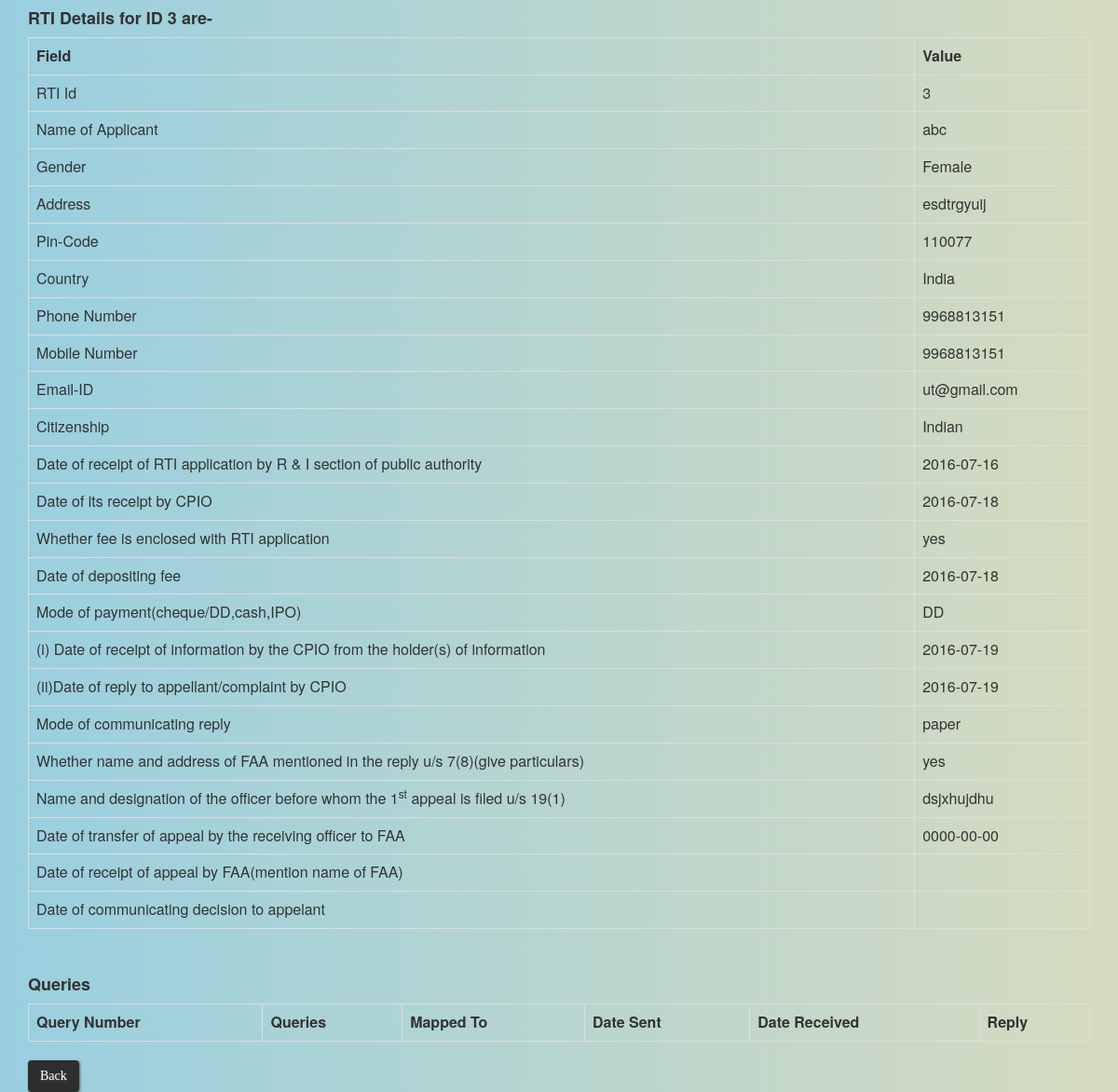
The app's page /compid.php?id=3, older data.
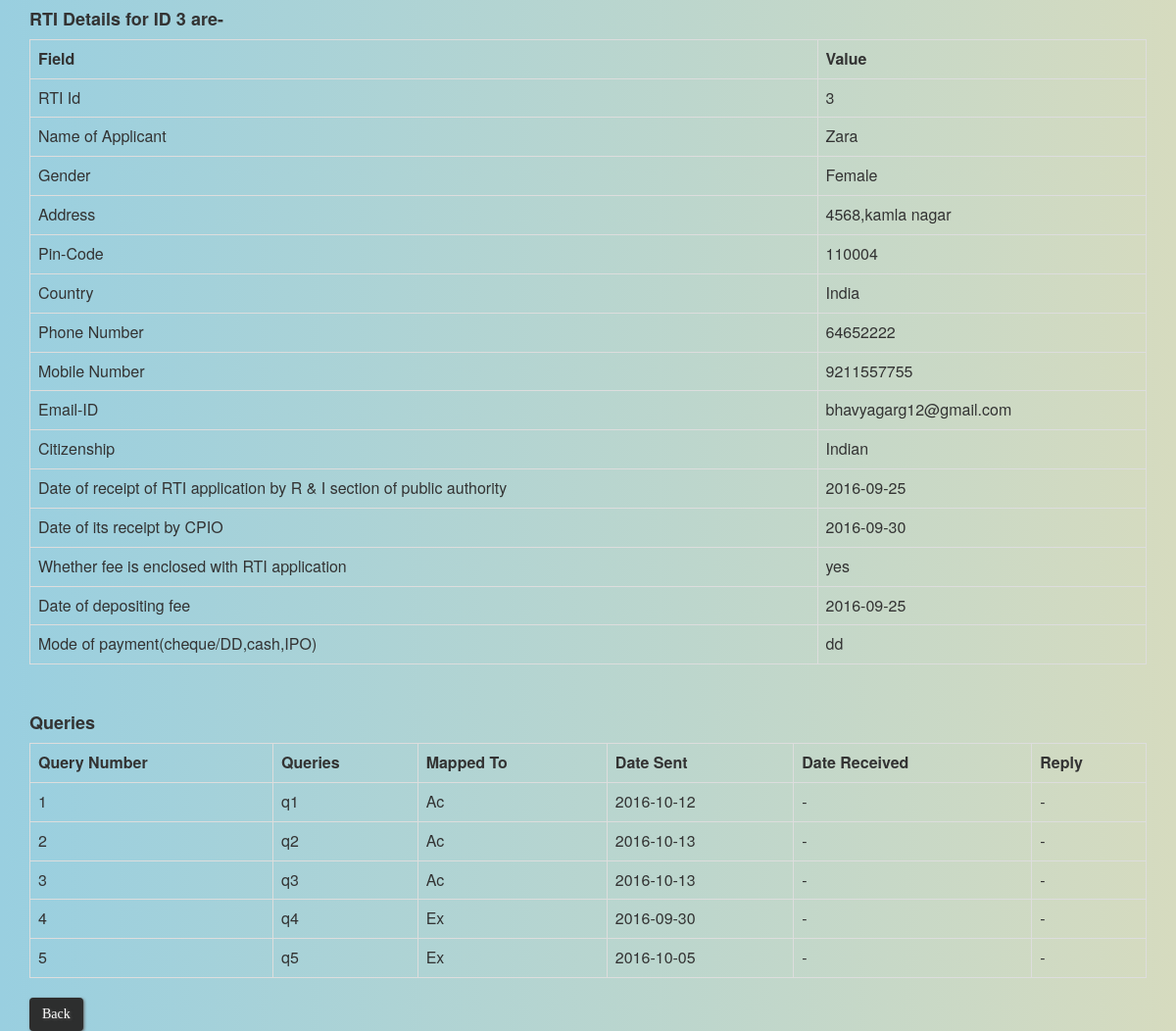
The same page, newer data.
### tables this page shows
CREATE TABLE `add_rti` (
  `id` int(11) NOT NULL,
  `name` varchar(30) NOT NULL,
  `gender` varchar(15) NOT NULL,
  `address` varchar(100) NOT NULL,
  `pin_code` int(11) NOT NULL,
  `state` varchar(20) NOT NULL,
  `country` varchar(10) NOT NULL,
  `phone_no` varchar(15) NOT NULL,
  `mobile` varchar(15) NOT NULL,
  `email` varchar(40) NOT NULL,
  `citizenship` varchar(15) NOT NULL,
  `date_of_receipt` date NOT NULL,
  `date_of_receipt_cio` date NOT NULL,
  `timespan` int(11) NOT NULL,
  `fee_enclosed` varchar(10) NOT NULL,
  `fee_deposit_date` date NOT NULL,
  `pay_mode` varchar(20) NOT NULL,
  `archive` int(11) DEFAULT NULL,
  `closed` int(11) DEFAULT NULL
);

CREATE TABLE `info_about_reply` (
  `id` int(11) NOT NULL,
  `holder_receipt_date` date NOT NULL,
  `reply_date` date NOT NULL,
  `reply_mode` varchar(20) NOT NULL,
  `reply_time` int(11) NOT NULL,
  `faa_info` varchar(50) NOT NULL
);

CREATE TABLE `first_appeal` (
  `id` int(11) NOT NULL,
  `appeal_info` varchar(50) NOT NULL,
  `transfer_date` date NOT NULL
);

CREATE TABLE `t2` (
  `id` int(11) NOT NULL,
  `q_no` int(11) NOT NULL,
  `ques` varchar(200) NOT NULL,
  `map` varchar(50) NOT NULL,
  `date_sent` date NOT NULL
);

### compid.php (the view, shortened to what this page needs)
<html>
	<head>
		<link rel="stylesheet" href="css/background.css">
		<link rel="stylesheet" href="bootstrap/css/bootstrap.min.css">
	</head>
<body>
<div class='container'>
<?php
	include 'config_database.php';
	$id=$_GET['id'];
	echo "<h4><strong>RTI Details for ID ".$id." are-</strong></h4>" ;
	$query=" SELECT * FROM add_rti where id=".$id;
    $res=mysqli_query($con, $query);
	$r1=mysqli_fetch_assoc($res);
	$query=" SELECT * FROM info_about_reply where id=".$id;
    $res=mysqli_query($con, $query);
	$r2=mysqli_fetch_assoc($res);
	$query=" SELECT * FROM first_appeal where id=".$id;
    $res=mysqli_query($con, $query);
	$r5=mysqli_fetch_assoc($res);
	echo "<table class='table table-bordered'>" ;
		echo "<tr>
				<th>Field</th>
				<th>Value</th>
			</tr>";
		echo "<tr>";
			echo "<td>RTI Id</td>";
			echo "<td>".$r1['id']."</td>";
		echo "</tr>";
		echo "<tr>";
			echo "<td>Name of Applicant</td>";
			echo "<td>".$r1['name']."</td>";
		echo "</tr>";
		echo "<tr>";
			echo "<td>Gender</td>";
			echo "<td>".$r1['gender']."</td>";
		echo "</tr>";
		echo "<tr>";
			echo "<td>Address</td>";
			echo "<td>".$r1['address']."</td>";
		echo "</tr>";
		echo "<tr>";
			echo "<td>Pin-Code</td>";
			echo "<td>".$r1['pin_code']."</td>";
		echo "</tr>";
		echo "<tr>";
			echo "<td>Country</td>";
			echo "<td>".$r1['country']."</td>";
		echo "</tr>";
		echo "<tr>";
			echo "<td>Phone Number</td>";
			echo "<td>".$r1['phone_no']."</td>";
		echo "</tr>";
		echo "<tr>";
			echo "<td>Mobile Number</td>";
			echo "<td>".$r1['mobile']."</td>";
		echo "</tr>";
		echo "<tr>";
			echo "<td>Email-ID</td>";
			echo "<td>".$r1['email']."</td>";
		echo "</tr>";
		echo "<tr>";
			echo "<td>Citizenship</td>";
			echo "<td>".$r1['citizenship']."</td>";
		echo "</tr>";
		echo "<tr>";
			echo "<td>Date of receipt of RTI application by R & I section of public authority</td>";
			echo "<td>".$r1['date_of_receipt']."</td>";
		echo "</tr>";
		echo "<tr>";
			echo "<td>Date of its receipt by CPIO</td>";
			echo "<td>".$r1['date_of_receipt_cio']."</td>";
		echo "</tr>";
		echo "<tr>";
			echo "<td>Whether fee is enclosed with RTI application</td>";
			echo "<td>".$r1['fee_enclosed']."</td>";
		echo "</tr>";
		echo "<tr>";
			echo "<td>Date of depositing fee</td>";
			echo "<td>".$r1['fee_deposit_date']."</td>";
		echo "</tr>";
		echo "<tr>";
			echo "<td>Mode of payment(cheque/DD,cash,IPO)</td>";
			echo "<td>".$r1['pay_mode']."</td>";
		echo "</tr>";
		if($r2)
		{
			echo "<tr>";
				echo "<td>(i) Date of receipt of information by the CPIO from the holder(s) of information</td>";
				echo "<td>".$r2['holder_receipt_date']."</td>";
			echo "</tr>";
			echo "<tr>";
				echo "<td>(ii)Date of reply to appellant/complaint by CPIO</td>";
				echo "<td>".$r2['reply_date']."</td>";
			echo "</tr>";
			echo "<tr>";
				echo "<td>Mode of communicating reply</td>";
				echo "<td>".$r2['reply_mode']."</td>";
			echo "</tr>";
			echo "<tr>";
				echo "<td>Whether name and address of FAA mentioned in the reply u/s 7(8)(give particulars)</td>";
				echo "<td>".$r2['faa_info']."</td>";
			echo "</tr>";
		}
		if($r5)
		{
			echo "<tr>";
				echo "<td> Name and designation of the officer before whom  the 1<sup>st</sup> appeal is filed u/s 19(1)</td>";
				echo "<td>".$r5['appeal_info']."</td>";
			echo "</tr>";
			echo "<tr>";
				echo "<td>Date of transfer of appeal by the receiving officer to FAA</td>";
				echo "<td>".$r5['transfer_date']."</td>";
			echo "</tr>";
			echo "<tr>";
				echo "<td>Date of receipt of appeal by FAA(mention name of FAA)</td>";
				echo "<td>".$r5['faa_receipt_date']."</td>";
			echo "</tr>";
			echo "<tr>";
				echo "<td>Date of communicating decision to appelant</td>";
				echo "<td>".$r5['meet_date']."</td>";
			echo "</tr>";
		}
	echo "</table><br>";
	$query=" SELECT * FROM t2 where id=".$id;
    $res=mysqli_query($con, $query);
	$r6=mysqli_fetch_assoc($res);
	$query=" SELECT * FROM reply_queries where id=".$id;
    $res1=mysqli_query($con, $query);
	$r7=mysqli_fetch_assoc($res1);
	echo "<h4><strong>Queries<strong></h4>";
	echo "<table class='table table-bordered'>
			<tr>
				<th>Query Number</th>
				<th>Queries</th>
				<th>Mapped To</th>
				<th>Date Sent</th>
				<th>Date Received</th>
				<th>Reply</th>
			</tr>";
	if($r6)
	{
		do{
			echo "<tr>";
				echo "<td>".$r6['q_no']."</td>";
				echo "<td>".$r6['ques']."</td>";
				echo "<td>".$r6['map']."</td>";
				echo "<td>".$r6['date_sent']."</td>";
				if($r7)
				{
					while($r6['q_no']==$r7['q_no'])
					{
						echo "<td>".$r7['date_received']."</td>";
						echo "<td>".$r7['ans']."; ".$r7['section']."</td>";
						$r7=mysqli_fetch_assoc($res1);
					}
				}
				else
				{
					echo "<td> - </td>";
					echo "<td> - </td>";
				}
			echo "</tr>";
			$r6=mysqli_fetch_assoc($res);
		}while($r6);
	}
	echo "</table>";
	if($r1['closed']==1)
		echo "<a class=btn href='view_closed_rti.php'>Back</a>" ;
	else if($r1['archive']==1)
		echo "<a class=btn href='completed_rti.php'>Back</a>" ;
	else
		echo "<a class=btn href='ongoing_rti_option.php?id=".$id."'>Back</a>" ;
?>
</div>
</body>
</html>

Row changes from the older to the newer data that the page shows:
removed info_about_reply: holder_receipt_date "2016-07-19", reply_date "2016-07-19", reply_mode "paper", faa_info "yes"
removed first_appeal: appeal_info "dsjxhujdhu", transfer_date "0000-00-00"
changed add_rti "Female": name "abc" → "Zara"; address "esdtrgyuij" → "4568,kamla nagar"; pin_code "110077" → "110004"; phone_no "9968813151" → "64652222"; mobile "9968813151" → "9211557755"; email "ut@gmail.com" → "bhavyagarg12@gmail.com"; date_of_receipt "2016-07-16" → "2016-09-25"; date_of_receipt_cio "2016-07-18" → "2016-09-30"; fee_deposit_date "2016-07-18" → "2016-09-25"; pay_mode "DD" → "dd"; closed 1 → empty (drawn)
added t2: q_no "1", ques "q1", map "Ac", date_sent "2016-10-12"
added t2: q_no "2", ques "q2", map "Ac", date_sent "2016-10-13"
added t2: q_no "3", ques "q3", map "Ac", date_sent "2016-10-13"
added t2: q_no "4", ques "q4", map "Ex", date_sent "2016-09-30"
added t2: q_no "5", ques "q5", map "Ex", date_sent "2016-10-05"
Text that changed along with them:
text no longer shown: "(i) Date of receipt of information by the CPIO from the holder(s) of information (ii)Date of reply to appellant/complaint by CPIO Mode of communicating reply Whether name and address of FAA mentioned in the reply u/s 7(8)(give particulars) Name and designation of the officer before whom the 1 st appeal is filed u/s 19(1) Date of transfer of appeal by the receiving officer to FAA Date of receipt of appeal by FAA(mention name of FAA) Date of communicating decision to appelant"
